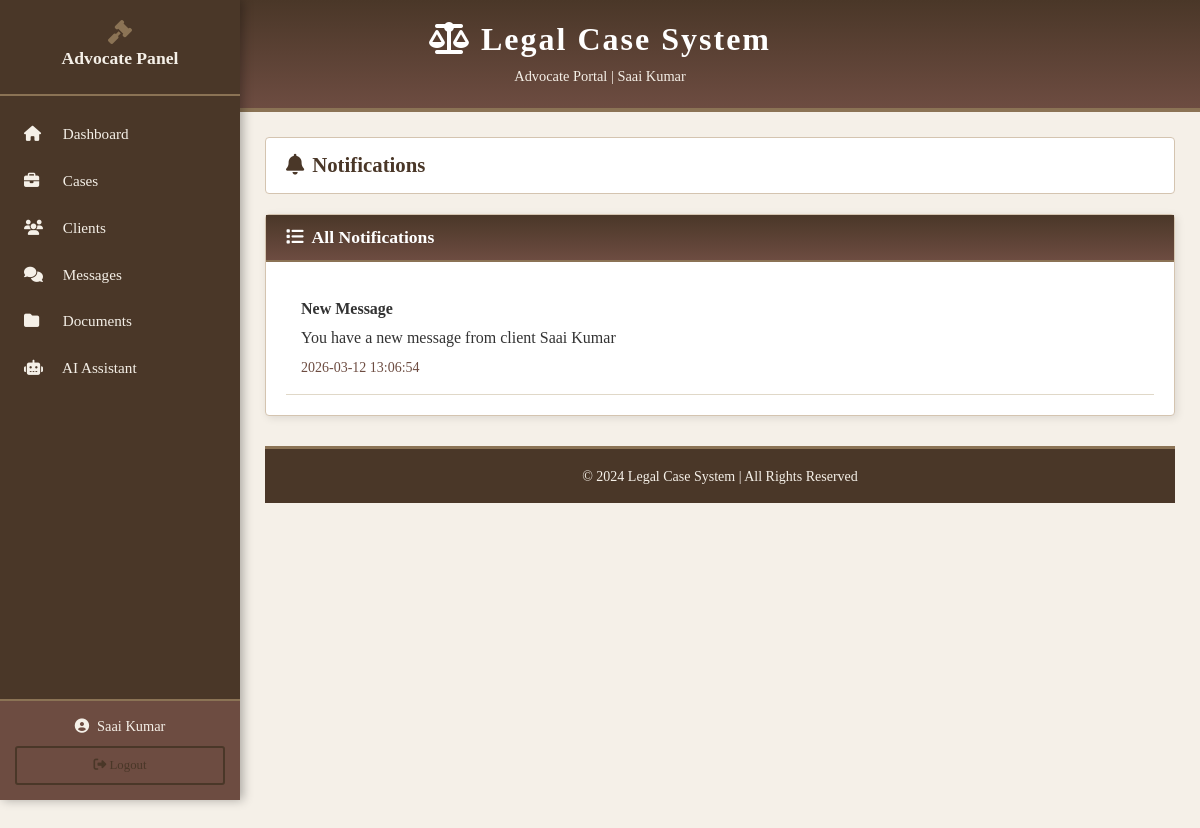
Page /advocate/notifications (signed in) on the committed database.
### tables this page shows
CREATE TABLE notifications (
        id INTEGER PRIMARY KEY AUTOINCREMENT,
        user_type TEXT NOT NULL,
        user_id INTEGER NOT NULL,
        title TEXT NOT NULL,
        message TEXT NOT NULL,
        notification_type TEXT DEFAULT 'general',
        is_read BOOLEAN DEFAULT 0,
        created_at TIMESTAMP DEFAULT CURRENT_TIMESTAMP
    );

### app.py (the view)
@app.route('/advocate/notifications')
@login_required
def advocate_notifications():
    if session['user_type'] != 'advocate':
        return redirect(url_for('login'))
    conn = get_db_connection()
    notifications = conn.execute('''SELECT * FROM notifications
        WHERE user_type = 'advocate' AND user_id = ?
        ORDER BY created_at DESC''', (session['user_id'],)).fetchall()
    conn.execute('''UPDATE notifications SET is_read = 1
        WHERE user_type = 'advocate' AND user_id = ?''', (session['user_id'],))
    conn.commit()
    conn.close()
    return render_template('advocate_notifications.html', notifications=notifications)

### app.py (called while the page is built)
def get_db_connection():
    conn = sqlite3.connect('advocate_system.db')
    conn.row_factory = sqlite3.Row
    return conn

def login_required(f):
    @wraps(f)
    def decorated_function(*args, **kwargs):
        if 'user_id' not in session or 'user_type' not in session:
            return redirect(url_for('login'))
        return f(*args, **kwargs)
    return decorated_function

### templates/advocate_notifications.html (shortened to what this page needs)
{% extends "base.html" %}
{% block content %}
<div class="trad-header">
    <h1><i class="fas fa-balance-scale"></i> Legal Case System</h1>
    <div class="subtitle">Advocate Portal | {{ session['user_name'] }}</div>
</div>
<div class="trad-sidebar">
    <div class="trad-sidebar-header">
        <i class="fas fa-gavel"></i>
        <h4>Advocate Panel</h4>
    </div>
    <div class="trad-sidebar-menu">
        <a href="{{ url_for('advocate_dashboard') }}">
            <i class="fas fa-home"></i> Dashboard
        </a>
        <a href="{{ url_for('advocate_cases') }}">
            <i class="fas fa-briefcase"></i> Cases
        </a>
        <a href="{{ url_for('advocate_clients') }}">
            <i class="fas fa-users"></i> Clients
        </a>
        <a href="{{ url_for('advocate_messages') }}">
            <i class="fas fa-comments"></i> Messages
        </a>
        <a href="{{ url_for('advocate_documents') }}">
            <i class="fas fa-folder"></i> Documents
        </a>
        <a href="{{ url_for('ai_assistant') }}">
            <i class="fas fa-robot"></i> AI Assistant
        </a>
    </div>
    <div class="trad-sidebar-user">
        <div class="user-name">
            <i class="fas fa-user-circle me-2"></i>{{ session['user_name'] }}
        </div>
        <a href="{{ url_for('logout') }}" class="btn btn-sm btn-trad-outline w-100 mt-2" style="font-size:0.8rem;">
            <i class="fas fa-sign-out-alt"></i> Logout
        </a>
    </div>
</div>
<div class="trad-main">
    <div class="trad-page-header">
        <h2><i class="fas fa-bell me-2"></i>Notifications</h2>
    </div>
    <div class="trad-card">
        <div class="trad-card-header">
            <h4><i class="fas fa-list me-2"></i>All Notifications</h4>
        </div>
        <div class="trad-card-body">
            {% if notifications %}
            {% for notif in notifications %}
            <div class="trad-notification">
                <strong>{{ notif.title }}</strong>
                <p style="margin:5px 0;">{{ notif.message }}</p>
                <small style="color:var(--secondary-brown);">{{ notif.created_at }}</small>
            </div>
            {% endfor %}
            {% else %}
            <div class="empty-state">
                <i class="fas fa-bell-slash"></i>
                <p>No notifications</p>
            </div>
            {% endif %}
        </div>
    </div>
    <div class="trad-footer">
        <small>&copy; 2024 Legal Case System | All Rights Reserved</small>
    </div>
</div>
{% endblock %}

### templates/base.html (style rules this page uses)
:root { --primary-brown: #4a3728; --secondary-brown: #6d4c41; --cream: #f5f0e8; --dark-gold: #8b7355; --pure-black: #1a1a1a; --charcoal: #333333; --white: #ffffff; --light-cream: #faf8f5; }
* { margin: 0; padding: 0; box-sizing: border-box; }
body { font-family: 'Georgia', 'Times New Roman', serif; background-color: var(--cream); color: var(--charcoal); }
h1, h2, h3, h4, h5, h6 { font-family: 'Georgia', serif; font-weight: 600; }
.trad-header { background: linear-gradient(180deg, var(--primary-brown) 0%, var(--secondary-brown) 100%); padding: 20px 0; border-bottom: 4px solid var(--dark-gold); }
.trad-header h1 { color: var(--white); font-size: 2rem; text-align: center; letter-spacing: 2px; }
.trad-header .subtitle { color: var(--cream); text-align: center; font-size: 0.9rem; margin-top: 5px; }
.trad-sidebar { background: var(--primary-brown); min-height: 100vh; padding: 0; position: fixed; width: 240px; left: 0; top: 0; box-shadow: 3px 0 10px rgba(0,0,0,0.3); }
.trad-sidebar-header { padding: 20px 15px; border-bottom: 2px solid var(--dark-gold); text-align: center; }
.trad-sidebar-header h4 { color: var(--cream); font-size: 1.1rem; margin-bottom: 5px; }
.trad-sidebar-header i { color: var(--dark-gold); font-size: 1.5rem; }
.trad-sidebar-menu { padding: 15px 0; }
.trad-sidebar-menu a { display: block; padding: 12px 20px; color: var(--cream); text-decoration: none; border-left: 4px solid transparent; transition: all 0.3s; font-size: 0.95rem; }
.trad-sidebar-menu a i { width: 25px; margin-right: 10px; }
.trad-sidebar-user { position: absolute; bottom: 0; width: 100%; padding: 15px; background: var(--secondary-brown); border-top: 2px solid var(--dark-gold); }
.trad-sidebar-user .user-name { color: var(--cream); font-size: 0.9rem; text-align: center; }
.trad-main { margin-left: 240px; padding: 25px; min-height: 100vh; }
.trad-card { background: var(--white); border: 1px solid #d4c4b0; border-radius: 4px; margin-bottom: 20px; box-shadow: 2px 2px 8px rgba(0,0,0,0.1); }
.trad-card-header { background: linear-gradient(180deg, var(--primary-brown) 0%, var(--secondary-brown) 100%); color: var(--white); padding: 12px 20px; border-bottom: 2px solid var(--dark-gold); }
.trad-card-header h4 { font-size: 1.1rem; margin: 0; }
.trad-card-body { padding: 20px; }
.btn-trad-outline { background: transparent; color: var(--primary-brown); border: 2px solid var(--primary-brown); padding: 8px 20px; border-radius: 3px; font-family: 'Georgia', serif; }
.trad-notification { border-bottom: 1px solid #e0d8c8; padding: 15px; }
.trad-page-header { background: var(--white); border: 1px solid #d4c4b0; padding: 15px 20px; margin-bottom: 20px; border-radius: 4px; }
.trad-page-header h2 { color: var(--primary-brown); font-size: 1.3rem; margin: 0; }
.trad-footer { background: var(--primary-brown); color: var(--cream); text-align: center; padding: 15px; margin-top: 30px; border-top: 3px solid var(--dark-gold); }

### rows in the picture
notifications: title "New Message", message "You have a new message from client Saai Kumar", created_at "2026-03-12 13:06:54"

### other values in the picture
{{ session['user_name'] }} "Saai Kumar"
